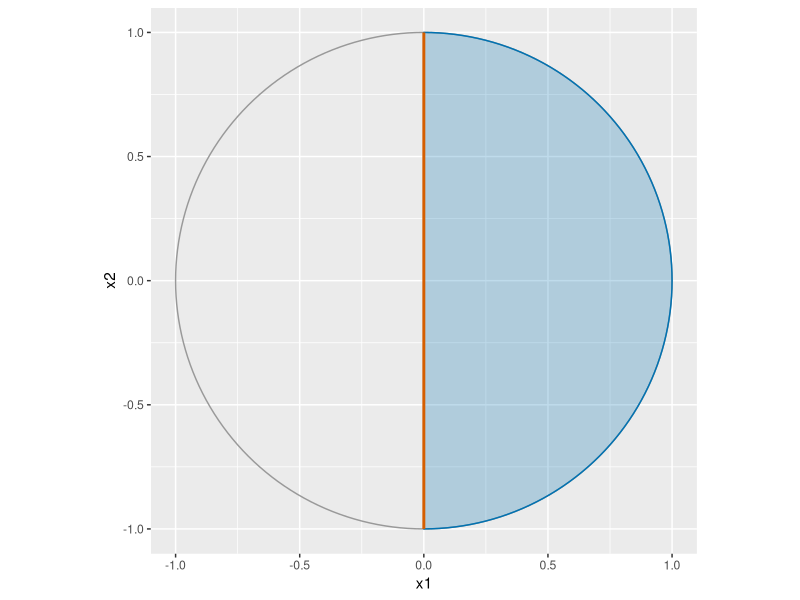

Recreate this plot in R.
## ---- chunk 1
#| label: convex-intersection-r
#| fig-alt: >-
#|   A circle of radius 1 centered at the origin, drawn as a grey outline,
#|   with the right half of the disk, where x1 is at least 0, shaded blue
#|   and outlined in blue. A vermilion vertical segment along the x2 axis
#|   from -1 to 1 marks the edge of the half-plane x1 equal to 0.
#| fig-height: 4
#| fig-width: 4
ci_angle_ci <- seq(-pi / 2, pi / 2, length.out = 101)
ci_half_x1_ci <- cos(ci_angle_ci)
ci_half_x2_ci <- sin(ci_angle_ci)
ci_half_ci <- tibble::tibble(x1 = ci_half_x1_ci, x2 = ci_half_x2_ci)
ci_full_angle_ci <- seq(0, 2 * pi, length.out = 201)
ci_full_x1_ci <- cos(ci_full_angle_ci)
ci_full_x2_ci <- sin(ci_full_angle_ci)
ci_full_ci <- tibble::tibble(x1 = ci_full_x1_ci, x2 = ci_full_x2_ci)
ci_edge_ci <- tibble::tibble(x1 = 0, x2 = -1, x1_end = 0, x2_end = 1)
ci_aes_ci <- ggplot2::aes(x1, x2)
ci_seg_aes_ci <- ggplot2::aes(xend = x1_end, yend = x2_end)
ci_full_ci |>
  ggplot2::ggplot() +
  ci_aes_ci +
  ggplot2::geom_path(colour = "grey60") +
  ggplot2::geom_polygon(
    data = ci_half_ci, fill = "#0072B2", alpha = 0.25, colour = "#0072B2"
  ) +
  ggplot2::geom_segment(
    data = ci_edge_ci, mapping = ci_seg_aes_ci,
    colour = "#D55E00", linewidth = 1
  ) +
  ggplot2::coord_fixed() +
  ggplot2::labs(x = "x1", y = "x2")
